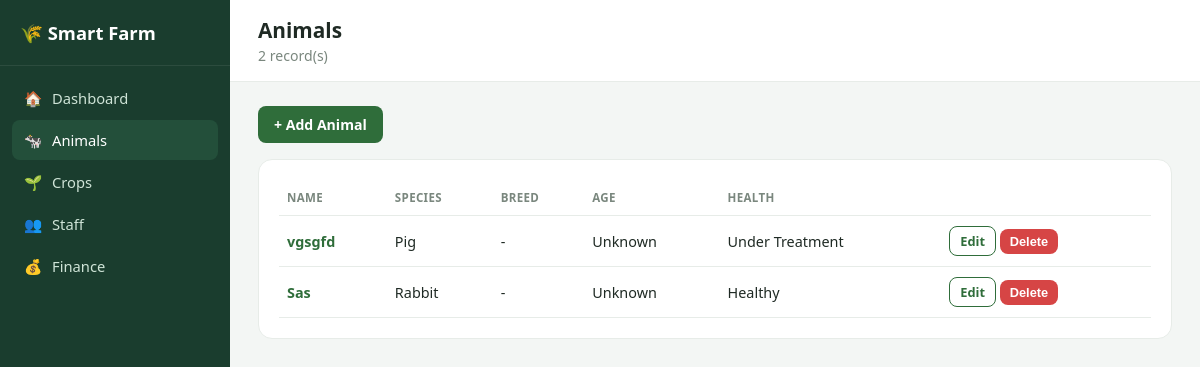
/animals, run on an earlier commit of the app's database.
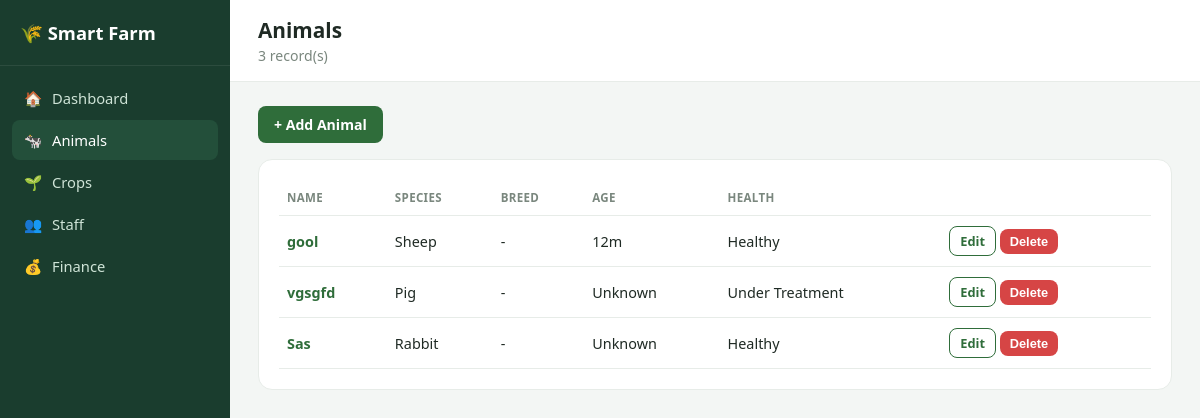
And on a later commit of the database.
### models.py (models this page shows)
class Animal(db.Model):
    __tablename__ = "animals"
    id = db.Column(db.Integer, primary_key=True)
    name = db.Column(db.String(80), nullable=False)
    species = db.Column(db.String(50), nullable=False)   # e.g. Cow, Goat, Chicken
    breed = db.Column(db.String(80))
    gender = db.Column(db.String(10))
    birth_date = db.Column(db.Date)
    weight_kg = db.Column(db.Float)
    health_status = db.Column(db.String(30), default="Healthy")
    notes = db.Column(db.Text)
    def age_display(self):
        if not self.birth_date:
            return "Unknown"
        days = (date.today() - self.birth_date).days
        years = days // 365
        months = (days % 365) // 30
        if years > 0:
            return f"{years}y {months}m"
        return f"{months}m"

### app.py (the view)
@app.route("/animals")
def animals():
    all_animals = Animal.query.order_by(Animal.id.desc()).all()
    return render_template("animals/animals.html", animals=all_animals)

### templates/animals/animals.html (shortened to what this page needs)
{% extends "base.html" %}
{% block page_title %}Animals{% endblock %}
{% block page_subtitle %}{{ animals|length }} record(s){% endblock %}
{% block content %}
  <div style="margin-bottom:16px;">
    <a href="{{ url_for('add_animal') }}" class="btn">+ Add Animal</a>
  </div>
  <div class="card">
    {% if animals %}
    <table>
      <thead>
        <tr>
          <th>Name</th><th>Species</th><th>Breed</th><th>Age</th><th>Health</th><th></th>
        </tr>
      </thead>
      <tbody>
        {% for a in animals %}
        <tr>
<td><a href="{{ url_for('animal_detail', animal_id=a.id) }}" style="color:#2f6d3a; font-weight:600; text-decoration:none;">{{ a.name }}</a></td>          <td>{{ a.species }}</td>
          <td>{{ a.breed or '-' }}</td>
          <td>{{ a.age_display() }}</td>
          <td>{{ a.health_status }}</td>
          <td>
            <a href="{{ url_for('edit_animal', animal_id=a.id) }}" class="btn secondary" style="padding:5px 10px; font-size:0.8rem;">Edit</a>
            <form method="POST" action="{{ url_for('delete_animal', animal_id=a.id) }}" style="display:inline;" onsubmit="return confirm('Remove {{ a.name }}?');">
              <button type="submit" class="btn" style="background:#d64545; padding:5px 10px; font-size:0.8rem;">Delete</button>
            </form>
          </td>
        </tr>
        {% endfor %}
      </tbody>
    </table>
    {% else %}
    <p style="color:#7a877e;">No animals yet.</p>
    {% endif %}
  </div>
{% endblock %}

### templates/base.html (shortened to what this page needs)
<!DOCTYPE html>
<html lang="en">
<head>
  <link rel="stylesheet" href="{{ url_for('static', filename='css/style.css') }}">
</head>
<body>
  <div class="app-shell">
    <div class="sidebar">
      <div class="brand">🌾 Smart Farm</div>
      <nav>
        <a href="{{ url_for('dashboard') }}" class="{{ 'active' if request.endpoint=='dashboard' }}">
          <span class="icon">🏠</span> Dashboard
        </a>
        <a href="{{ url_for('animals') }}" class="{{ 'active' if request.endpoint in ['animals','add_animal','edit_animal'] }}">
          <span class="icon">🐄</span> Animals
        </a>
        <a href="{{ url_for('crops') }}" class="{{ 'active' if request.endpoint in ['crops','add_crop','edit_crop'] }}">
          <span class="icon">🌱</span> Crops
        </a>
        <a href="{{ url_for('staff') }}" class="{{ 'active' if request.endpoint in ['staff','add_staff','edit_staff'] }}">
          <span class="icon">👥</span> Staff
        </a>
        <a href="{{ url_for('finance') }}" class="{{ 'active' if request.endpoint in ['finance','add_transaction'] }}">
          <span class="icon">💰</span> Finance
        </a>
      </nav>
    </div>
    <div class="main-area">
      <div class="topbar">
        <div>
          <h1>{% block page_title %}Dashboard{% endblock %}</h1>
          <p class="subtitle">{% block page_subtitle %}Overview of your farm{% endblock %}</p>
        </div>
      </div>
      <div class="container">
        {% block content %}{% endblock %}
      </div>
    </div>
  </div>
</body>
</html>

### static/css/style.css (style rules this page uses)
:root { --sidebar-bg: #1a3d2e; --sidebar-bg-light: #234f3a; --accent: #2f6d3a; --accent-light: #eaf6ee; --bg: #f3f6f4; --card: #ffffff; --text: #1f2a24; --muted: #7a877e; --border: #e7ece8; --danger: #d64545; --warning: #e0a627; --blue: #3b82c4; }
* { box-sizing: border-box; }
body { margin: 0; font-family: "Segoe UI", Arial, sans-serif; background: var(--bg); color: var(--text); }
.app-shell { display: flex; min-height: 100vh; }
.sidebar { width: 230px; background: var(--sidebar-bg); color: #dceee1; flex-shrink: 0; padding: 20px 0; display: flex; flex-direction: column; }
.sidebar .brand { display: flex; align-items: center; gap: 10px; padding: 0 20px 20px; font-size: 1.15rem; font-weight: 700; color: white; border-bottom: 1px solid rgba(255,255,255,0.08); margin-bottom: 12px; }
.sidebar nav { display: flex; flex-direction: column; gap: 2px; padding: 0 12px; }
.sidebar nav a { display: flex; align-items: center; gap: 10px; color: #cfe4d7; text-decoration: none; padding: 10px 12px; border-radius: 8px; font-size: 0.92rem; font-weight: 500; }
.sidebar nav a .icon { width: 18px; text-align: center; }
.sidebar nav a.active { background: var(--sidebar-bg-light); color: white; }
.main-area { flex: 1; min-width: 0; }
.topbar { background: white; border-bottom: 1px solid var(--border); padding: 16px 28px; display: flex; align-items: center; justify-content: space-between; }
.topbar h1 { margin: 0; font-size: 1.3rem; color: var(--text); }
.topbar .subtitle { margin: 2px 0 0; color: var(--muted); font-size: 0.88rem; }
.container { padding: 24px 28px 60px; }
.card { background: var(--card); border: 1px solid var(--border); border-radius: 14px; padding: 20px; margin-bottom: 20px; }
.btn { display: inline-block; background: var(--accent); color: white; border: none; padding: 9px 16px; border-radius: 8px; cursor: pointer; text-decoration: none; font-size: 0.88rem; font-weight: 600; }
.btn.secondary { background: transparent; color: var(--accent); border: 1px solid var(--accent); }
table { width: 100%; border-collapse: collapse; }
th, td { text-align: left; padding: 10px 8px; border-bottom: 1px solid var(--border); font-size: 0.9rem; }
th { color: var(--muted); font-weight: 600; text-transform: uppercase; font-size: 0.72rem; letter-spacing: 0.03em; }

What changed in the data, as far as the page shows it:
added Animal: name "gool", species "Sheep", breed "-", age_display "12m", health_status "Healthy"
Also different on the page:
{{ animals|length }}: "2" → "3"
